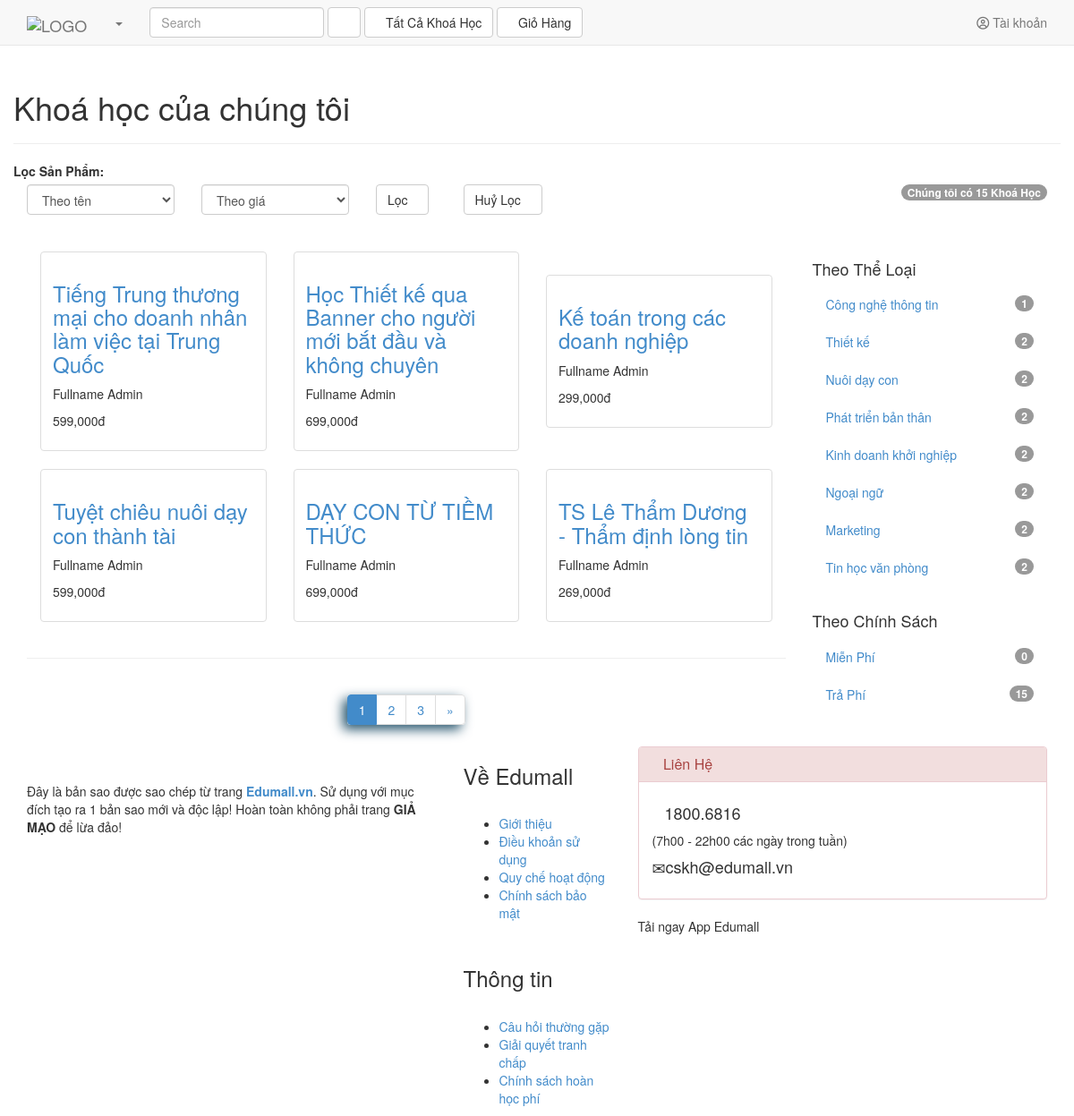
Page /index.php/courses on the committed database.
### tables this page shows
CREATE TABLE `course` (
  `id_cs` int(11) NOT NULL,
  `ten_cs` varchar(255) NOT NULL,
  `info_cs` varchar(255) NOT NULL,
  `thumb_cs` varchar(255) NOT NULL,
  `id_user` int(11) NOT NULL,
  `mota_cs` text NOT NULL,
  `giaotrinh_cs` text NOT NULL,
  `id_cate` varchar(255) NOT NULL,
  `gia_cs` int(11) NOT NULL,
  `sobh_cs` int(11) NOT NULL,
  `time_cs` varchar(255) NOT NULL,
  `playlist_key` varchar(255) NOT NULL,
  `created_date` date NOT NULL
);

CREATE TABLE `user` (
  `id_user` int(11) NOT NULL,
  `email_user` varchar(255) NOT NULL,
  `pass_user` varchar(255) NOT NULL,
  `name_user` varchar(255) NOT NULL,
  `job_user` varchar(255) NOT NULL,
  `sex_user` tinyint(4) NOT NULL COMMENT '0-Female, 1-Male',
  `about_user` varchar(255) NOT NULL,
  `permission_user` int(11) NOT NULL DEFAULT '0' COMMENT '0 là chưa kích hoạt mail  -  1 là tv đã active  -  2 là GV  -  3 là ADMIN',
  `code_user` varchar(255) NOT NULL,
  `coin_user` int(11) NOT NULL,
  `avatar_user` varchar(255) NOT NULL DEFAULT 'default.jpg',
  `created_date` date NOT NULL
);

### index.php (called while the page is built, shortened)
<?php
require_once BASEPATH.'core/CodeIgniter.php';

### application/views/v_courses.php (called while the page is built, shortened)
<?php
class V_Courses
{
	public function index($countrow, $query_poster, $paginator, $category, $fee, $keyword, $filter)
	{
		include 'res/courses.php';
	}
}

### application/models/M_courses.php (called while the page is built, shortened)
<?php if ( ! defined('BASEPATH')) exit('No direct script access allowed');
class M_Courses extends CI_Model
{
    public function showall($limit, $keyword, $filter)
    {
    	$offset=$this->uri->segment(2);
    	$this->db->select('id_cs,thumb_cs,ten_cs,name_user,gia_cs');
        $this->db->from('course, user');
        $this->db->where('course.id_user = user.id_user');
        $custom = "(course.ten_cs LIKE '%$keyword%' OR user.name_user LIKE '%$keyword%' OR course.id_cate LIKE '%$keyword%')";
        $this->db->where($custom);
		$this->db->order_by($filter);
		$this->db->limit($limit, $offset);
		$query_poster = $this->db->get();
		return $query_poster;
    }
    public function countrow($keyword)
    {
        $this->db->from('course')->like('ten_cs', $keyword)->or_like('id_user', $keyword)->or_like('id_cate', $keyword);
    	return $this->db->count_all_results();
    }
    public function row_cntt()
    {
        $this->db->from('course')->where('id_cate', 'cntt');
        return $this->db->count_all_results();
    }
    public function row_tk()
    {
        $this->db->from('course')->where('id_cate', 'tk');
        return $this->db->count_all_results();
    }
    public function row_ndc()
    {
        $this->db->from('course')->where('id_cate', 'ndc');
        return $this->db->count_all_results();
    }
    public function row_ptbt()
    {
        $this->db->from('course')->where('id_cate', 'ptbt');
        return $this->db->count_all_results();
    }
    public function row_kdkn()
    {
        $this->db->from('course')->where('id_cate', 'kdkn');
        return $this->db->count_all_results();
    }
    public function row_nn()
    {
        $this->db->from('course')->where('id_cate', 'nn');
        return $this->db->count_all_results();
    }
    public function row_mkt()
    {
        $this->db->from('course')->where('id_cate', 'mkt');
        return $this->db->count_all_results();
    }
    public function row_thvp()
    {
        $this->db->from('course')->where('id_cate', 'thvp');
        return $this->db->count_all_results();
    }
    public function row_free()
    {
        $this->db->from('course')->where('gia_cs', 0);
        return $this->db->count_all_results();
    }
    public function row_fee()
    {
        $this->db->from('course')->where('gia_cs !=', 0);
        return $this->db->count_all_results();
    }
}

### res/courses.php (the view, shortened to what this page needs)
<!DOCTYPE html>
<html lang="en">
<head>
	<link rel="stylesheet" href="<?php echo base_url(); ?>res/bs/css/bootstrap.min.css">
	<link rel="stylesheet" href="<?php echo base_url(); ?>res/awesome/css/font-awesome.min.css">
	<link rel="stylesheet" href="<?php echo base_url(); ?>res/css/webstyle.css">
	<link rel="stylesheet" href="<?php echo base_url(); ?>res/css/courses.css">
</head>
<body>
	<header>
		<?php include "includes/header.php" ?>
	</header>
	<main>
		<div class="container">
			<div class="row"><br><br>
				<h1>Khoá học của chúng tôi</h1>
				<hr>
				<div class="form locsp">
					<form action="<?php echo base_url('courses'); ?>" method="POST" role="form">
						<div class="form-group">
							<label for="">Lọc Sản Phẩm:</label>
							<div class="form-group">
								<div class="col-sm-2">
									<select name="name" class="form-control">
										<option value="" selected="">Theo tên</option>
									</select>
								</div>
								<div class="col-sm-2">
									<select name="price" class="form-control">
										<option value="" selected="">Theo giá</option>
									</select>
								</div>
								<div class="col-md-1">
									<button type="submit" class="btn btn-default" name="filter" value="filter" title="Vui lòng chỉ chọn một loại lọc">Lọc<i class="glyphicon glyphicon-search"></i></button>
								</div>
								<div class="col-md-1">
									<a href="<?php echo base_url('courses/cancel_search'); ?>"><button type="button" class="btn btn-default">Huỷ Lọc<i class="glyphicon glyphicon-remove-sign"></i></button></a>
								</div>
								<div class="col-md-6">
									<span class="badge pull-right">Chúng tôi có <?php echo $countrow; ?> Khoá Học</span>
								</div>
							</div>
						</div>
					</form><br><br><br>
				</div>
				<div class="course col-md-9">
					<table>
							<tr>
								<?php
								$i = 0;
								foreach($query_poster->result() as $row){
									if($i == 3){
										echo "</tr>";
										$i = 0;
									}
								?>
								<td class="col-md-4">
									<div class="thumbnail">
										<div class="caption">
											<a href="<?php echo base_url('display?id=').$row->id_cs; ?>"><h3><?php echo $row->ten_cs; ?></h3></a>
											<p class="author">
												<?php echo $row->name_user; ?>
											</p>
											<p>
												<span class="gia"><?php echo number_format($row->gia_cs); ?>đ</span>
											</p>
										</div>
									</div>
								</td>
								<?php $i++; } ?>
					</table>
					<hr>
					<div class="numpage" align="center">
						<ul class="pagination" style="box-shadow: -5px 5px 13px #27556d;">
							<?php echo $paginator; ?>
						</ul>
					</div>
				</div>
				<div class="theloai col-md-3">
					<h4>Theo Thể Loại</h4>
					<ul class="nav nav-pills nav-stacked">
						<?php
						foreach ($category as $key => $value) {
						?>
						<li>
							<a href="<?php echo base_url('courses/category/').$value['key']; ?>">
								<span class="badge pull-right"><?php echo $value['count']; ?></span>
								<?php echo $value['name']; ?>
							</a>
						</li>
						<?php } ?>
					</ul><br>
					<h4>Theo Chính Sách</h4>
					<ul class="nav nav-pills nav-stacked">
						<li>
							<a href="courses.php?policy=mien-phi">
								<span class="badge pull-right"><?php echo $fee['free']; ?></span>
								Miễn Phí
							</a>
						</li>
						<li>
							<a href="courses.php?policy=tra-phi">
								<span class="badge pull-right"><?php echo $fee['fee']; ?></span>
								Trả Phí
							</a>
						</li>
					</ul>
				</div>
			</div>
		</main>
		<footer>
			<?php include "includes/footer.php" ?>
		</footer>
	</body>
	</html>

### application/controllers/Courses.php (shortened to what this page needs)
<?php
class Courses extends CI_Controller {
	public function index()
	{
		if ($this->input->post('filter') == 'filter') {
			$name = $this->input->post('name');
			$price = $this->input->post('price');
			if ($name != '' && $price != '') {
				$filter = $name.', '.$price;
			}
			else{
				$filter = 'id_cs ASC';
			}
			$this->session->set_userdata("filter", "$filter");
		}
		else{
			if ($this->session->has_userdata('filter')) {
				$filter = $this->session->userdata('filter');
			} else {
				$filter = 'id_cs ASC';
			}
		}
		if ($this->input->post('search') == 'search') {
			$keyword = $this->input->post('keyword');
			$this->session->set_userdata("keyword", $keyword);
		}
		else{
			if ($this->session->has_userdata('keyword')) {
				$keyword = $this->session->userdata('keyword');
			} else {
				$keyword = '';
			}
		}
		$limit= 6;
		$model = new M_Courses();
		$query_poster = $model->showall($limit, $keyword, $filter);
		$countrow = $model->countrow($keyword);
		$config['base_url'] = base_url() . '/courses/';
		$config['total_rows'] = $countrow;
		$config['uri_segment']  = 2;
		$config['per_page'] = $limit;
		$config['prev_link']  = '&laquo;';
		$config['next_link']  = '&raquo;';
		$config['last_link']  = FALSE;
		$config['first_link'] = FALSE;
		$num_pages = $config["total_rows"] / $config["per_page"];
		$config["num_links"] = round($num_pages);
		$config['next_tag_open'] =  '<li>';
		$config['next_tag_close'] =  '</li>';
		$config['prev_tag_open'] =  '<li>';
		$config['prev_tag_close'] =  '</li>';
		$config['num_tag_open'] =  '<li>';
		$config['num_tag_close'] =  '</li>';
		$config['cur_tag_open'] =  '<li class="active"><a href="#">';
		$config['cur_tag_close'] =  '<span class="sr-only"></span></a></li>';
		$this->pagination->initialize($config);
		$paginator = $this->pagination->create_links();
		$category = array(
			array('key' => 'cntt', 'count' => $model->row_cntt(), 'name' => 'Công nghệ thông tin', ),
			array('key' => 'tk', 'count' => $model->row_tk(), 'name' => 'Thiết kế',),
			array('key' => 'ndc', 'count' => $model->row_ndc(), 'name' => 'Nuôi dạy con', ),
			array('key' => 'ptbt', 	'count' => $model->row_ptbt(), 'name' => 'Phát triển bản thân', ),
			array('key' => 'kdkn', 'count' => $model->row_kdkn(), 'name' => 'Kinh doanh khởi nghiệp', ),
			array('key' => 'nn', 'count' => $model->row_nn(), 'name' => 'Ngoại ngữ', ),
			array('key' => 'mkt', 'count' => $model->row_mkt(), 'name' => 'Marketing', ),
			array('key' => 'thvp', 'count' => $model->row_thvp(), 'name' => 'Tin học văn phòng', ),
		);
		$fee = array('free' => $model->row_free(), 'fee' => $model->row_fee(), );
		$view = new V_Courses();
		$view->index($countrow, $query_poster, $paginator, $category, $fee, $keyword, $filter);
	}
}

### res/includes/header.php (shortened to what this page needs)
<nav class="navbar navbar-default navbar-fixed-top" role="navigation">
	<div class="container">
		<div class="navbar-header">
			<a class="navbar-brand" href="<?php echo base_url(); ?>"><img src="<?php echo base_url('res/'); ?>imgs/logo.png" alt="LOGO"></a>
		</div>
		<div class="collapse navbar-collapse navbar-ex1-collapse">
			<ul class="nav navbar-nav">
				<li class="dropdown">
					<a href="" class="dropdown-toggle" data-toggle="dropdown"><b class="caret"></b></a>
				</li>
			</ul>
			<div class="navbar-form navbar-left">
				<form action="<?php echo base_url('courses'); ?>" method="POST" role="search">
					<div class="form-group">
						<input type="text" class="form-control search" placeholder="Search" name="keyword" autocomplete="off">
					</div>
					<button type="submit" class="btn btn-default" name="search" value="search"><i class="glyphicon glyphicon-search"></i></button>
					<a href="<?php echo base_url('courses'); ?>"><button type="button" class="btn btn-default"><i class="glyphicon glyphicon-briefcase"></i>Tất Cả Khoá Học</button></a>
					<a href="<?php echo base_url('cart'); ?>">
						<button type="button" class="btn btn-default">
							<i class="glyphicon glyphicon-shopping-cart"></i>Giỏ Hàng
						</button>
					</a>
				</form>
			</div>
			<ul class="nav navbar-nav navbar-right">
				<li class="account">
					<a href="<?php echo base_url('auth'); ?>" id="login-button">
						<i class="fa fa-user-circle-o"></i>
						<?php
							if (isset($_SESSION['name_user'])) {
								echo $_SESSION['name_user'];
							}
							else echo "Tài khoản";
						?>
					</a>
				</li>
			</ul>
		</div>
	</div>
</nav>
<br><br>

### res/includes/footer.php (shortened to what this page needs)
<div class="container">
	<div class="row">
		<div class="trai col-md-5">
			<img src="<?php echo base_url('res/') ?>imgs/logo-svg.svg" alt="" class="logo"><br><br>
			<p>Đây là bản sao được sao chép từ trang <a href="https://edumall.vn"><b>Edumall.vn</b></a>. Sử dụng với mục đích tạo ra 1 bản sao mới và độc lập! Hoàn toàn không phải trang <b>GIẢ MẠO</b> để lừa đảo!</p><br><br>
		</div>
		<div class="giua col-md-2">
			<h3>Về Edumall</h3><br>
			<ul>
				<li><a href="">Giới thiệu</a></li>
				<li><a href="">Điều khoản sử dụng</a></li>
				<li><a href="">Quy chế hoạt động</a></li>
				<li><a href="">Chính sách bảo mật</a></li>
			</ul>
			<br><h3>Thông tin</h3><br>
			<ul>
				<li><a href="">Câu hỏi thường gặp</a></li>
				<li><a href="">Giải quyết tranh chấp</a></li>
				<li><a href="">Chính sách hoàn học phí</a></li>
			</ul>
		</div>
		<div class="phai col-md-5">
			<div class="panel panel-danger">
				<div class="panel-heading">
					<h3 class="panel-title"><i class="glyphicon glyphicon-info-sign"></i>Liên Hệ</h3>
				</div>
				<div class="panel-body">
					<h4><i class="glyphicon glyphicon-phone-alt"></i>1800.6816</h4>
					<p>(7h00 - 22h00 các ngày trong tuần)</p>
					<h4><i class="glyphicon glyphicon-envelope"></i>cskh@edumall.vn</h4>
				</div>
			</div>
			<div class="app-mobile">
				<p>Tải ngay App Edumall</p>
			</div>
		</div>
	</div>
</div>

### rows in the picture
course: ten_cs "Tiếng Trung thương mại cho doanh nhân làm việc tại Trung Quốc", id_user.name_user "Fullname Admin", gia_cs "599,000"
course: ten_cs "Học Thiết kế qua Banner cho người mới bắt đầu và không chuyên", id_user.name_user "Fullname Admin", gia_cs "699,000"
course: ten_cs "Kế toán trong các doanh nghiệp", id_user.name_user "Fullname Admin", gia_cs "299,000"
course: ten_cs "Tuyệt chiêu nuôi dạy con thành tài", id_user.name_user "Fullname Admin", gia_cs "599,000"
course: ten_cs "DẠY CON TỪ TIỀM THỨC", id_user.name_user "Fullname Admin", gia_cs "699,000"
course: ten_cs "TS Lê Thẩm Dương - Thẩm định lòng tin", id_user.name_user "Fullname Admin", gia_cs "269,000"

### other values in the picture
$countrow "15"
$paginator "1 2 3 »"
$value['count'] "1"
$value['name'] "Công nghệ thông tin"
$value['count'] "2"
$value['name'] "Thiết kế"
$value['name'] "Nuôi dạy con"
$value['name'] "Phát triển bản thân"
$value['name'] "Kinh doanh khởi nghiệp"
$value['name'] "Ngoại ngữ"
$value['name'] "Marketing"
$value['name'] "Tin học văn phòng"
$fee['free'] "0"
$fee['fee'] "15"
